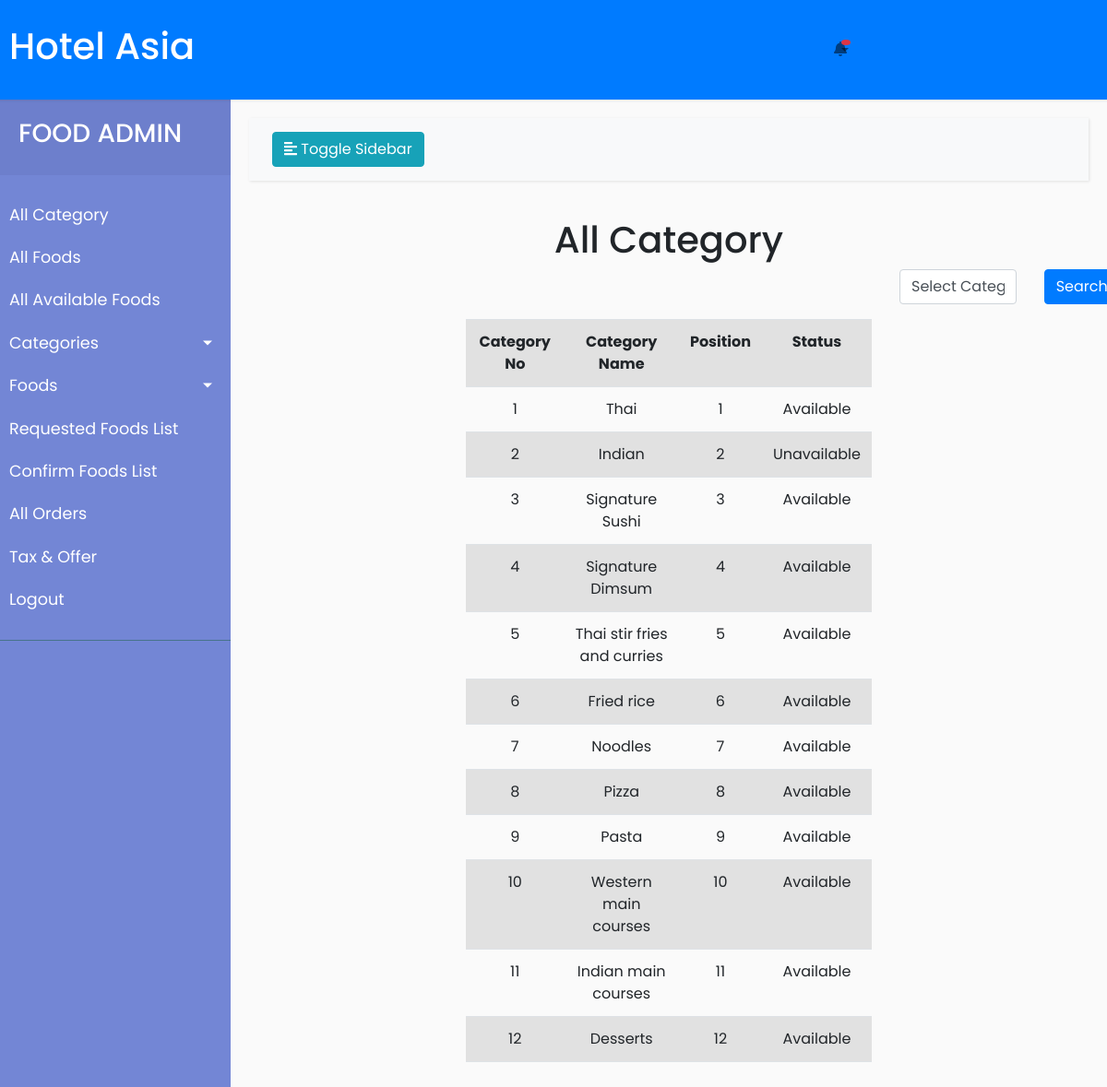
The app's page /admin/food/allcategory.php (signed in) with its own data.
### tables this page shows
CREATE TABLE `food_category` (
  `id` int(11) NOT NULL,
  `category` varchar(100) NOT NULL,
  `position` int(11) NOT NULL,
  `status` int(11) NOT NULL
);

### admin/food/allcategory.php (the view, shortened to what this page needs)
<!doctype html>
<html>
<head>
  <link rel="stylesheet" href="css\bootstrap.css">
  <link rel="stylesheet" href="css\style.css">
</head>
<body>
  <?php
    include 'header.php';
    include 'sidebar.php';
    ?>
    <div class="container-flud">
      <div class="row">
        <h1 style="text-align: center;">All Category</h1>
      </div>
      <form action="allCategorySort.php" method="post">
        <div class="row">
          <div class="offset-9 col-2">
            <div class="form-group">
              <select name="categoryType" class="form-control" required>
                <option value="" selected disabled>Select Category</option>
              </select>
            </div>
          </div>
          <div class="col-1">
            <div class="form-group">
            <input type="submit" name="submit" id="btn" class="btn btn-primary" value="Search">
          </div>
          </div>
          </div>
      </form>
      <div class="row">
        <div class="col-sm-6 offset-sm-3">
        <table class="table table-striped">
    <?php
    $conn = mysqli_connect("localhost","root","","hms") or die("Connection failed");
    $sql = "Select * from food_category order by position";
    $result = mysqli_query($conn, $sql) or die("Query failed");
    ?>
    <tr>
      <th style="text-align: center;">Category No</th>
      <th style="text-align: center;">Category Name</th>
      <th style="text-align: center;">Position</th>
      <th style="text-align: center;">Status</th>
      </tr>
    <?php
    $no=1;
    while($row = mysqli_fetch_assoc($result)){
     ?>
     <tr>
       <td style="text-align: center;"><?php echo $no;?></td>
       <td style="text-align: center;"><?php echo ucfirst($row['category']);?></td>
       <td style="text-align: center;"><?php echo ucfirst($row['position']);?></td>
       <td style="text-align: center;"><?php
          if($row['status']==0){
            echo "Unavailable";
          }
          else{
            echo "Available";
          }
       ?></td>
     </tr>
     <?php
     $no++;
       }
     ?>
   </table>
   </div>
    </div>
  </div>
</body>
</html>

### admin/food/css/style.css (style rules this page uses)
body { font-family: 'Poppins', sans-serif; background: #fafafa; }

### records on screen
food_category: category "Thai", position "1", status "Available"
food_category: category "Indian", position "2", status "Unavailable"
food_category: category "Signature Sushi", position "3", status "Available"
food_category: category "Signature Dimsum", position "4", status "Available"
food_category: category "Thai stir fries and curries", position "5", status "Available"
food_category: category "Fried rice", position "6", status "Available"
food_category: category "Noodles", position "7", status "Available"
food_category: category "Pizza", position "8", status "Available"
food_category: category "Pasta", position "9", status "Available"
food_category: category "Western main courses", position "10", status "Available"
food_category: category "Indian main courses", position "11", status "Available"
food_category: category "Desserts", position "12", status "Available"
